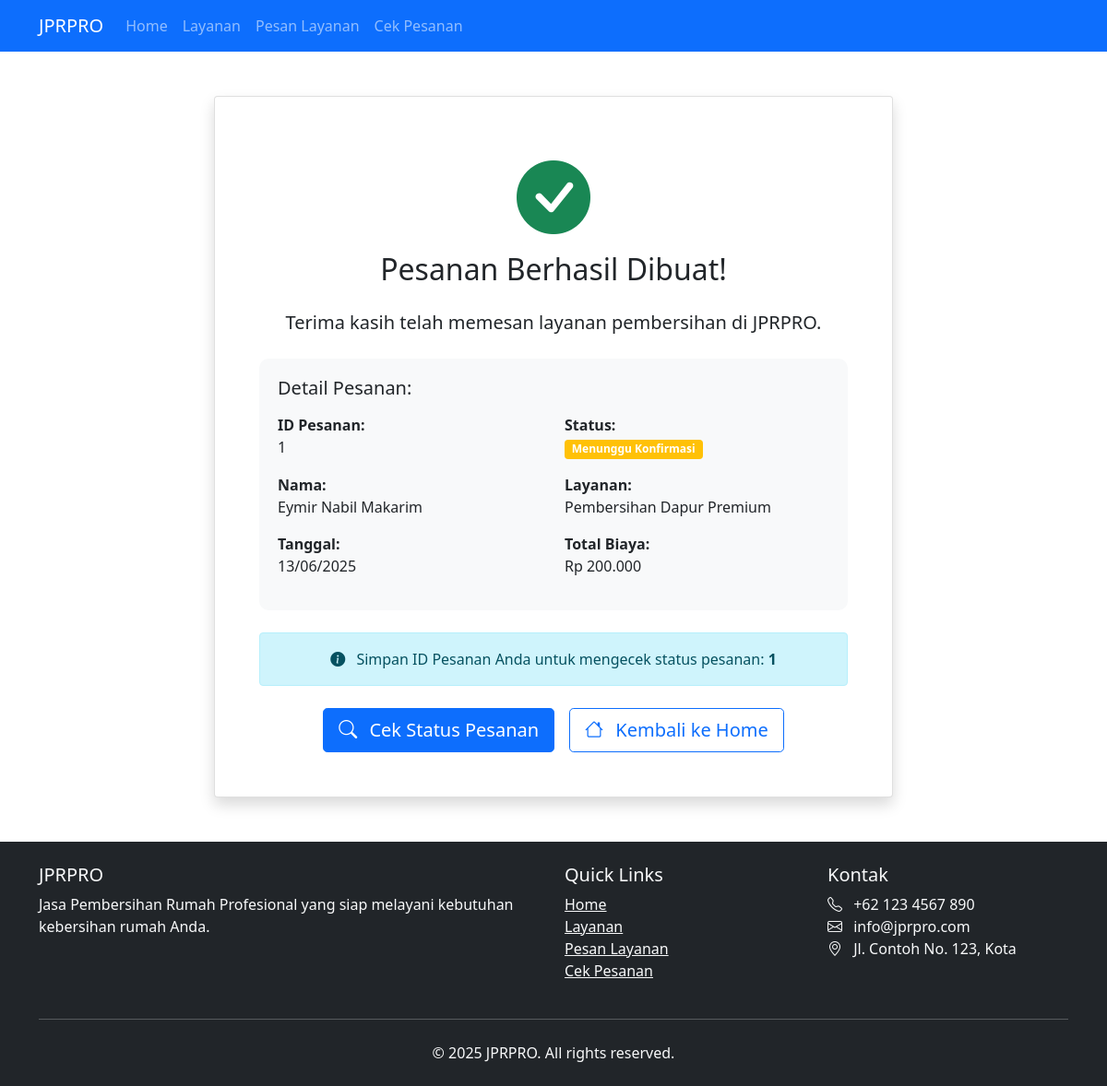
Screenshot of /pesan-sukses.php?id=1 with the database file from the repository.
### tables this page shows
CREATE TABLE `pesanan` (
  `id` int(11) NOT NULL,
  `nama` varchar(100) NOT NULL,
  `alamat` text NOT NULL,
  `nomor_hp` varchar(15) NOT NULL,
  `layanan_id` int(11) NOT NULL,
  `tanggal` date NOT NULL,
  `catatan` text DEFAULT NULL,
  `status` enum('requested','approved','rejected') DEFAULT 'requested'
);

CREATE TABLE `layanan` (
  `id` int(11) NOT NULL,
  `nama_layanan` varchar(100) NOT NULL,
  `jenis_layanan` enum('reguler','premium') NOT NULL,
  `harga` decimal(10,2) NOT NULL,
  `deskripsi` text DEFAULT NULL,
  `gambar` varchar(255) DEFAULT NULL
);

### pesan-sukses.php (the view, shortened to what this page needs)
<?php
require_once 'config/database.php';
$pesanan_id = $_GET['id'] ?? null;
$pesanan = null;
if ($pesanan_id) {
    $stmt = $pdo->prepare('SELECT p.*, l.nama_layanan, l.harga FROM pesanan p JOIN layanan l ON p.layanan_id = l.id WHERE p.id = ?');
    $stmt->execute([$pesanan_id]);
    $pesanan = $stmt->fetch();
}
?>
<!DOCTYPE html>
<html lang="id">
<head>
    <link href="https://cdn.jsdelivr.net/npm/bootstrap@5.1.3/dist/css/bootstrap.min.css" rel="stylesheet">
    <link rel="stylesheet" href="https://cdn.jsdelivr.net/npm/bootstrap-icons@1.7.2/font/bootstrap-icons.css">
</head>
<body>
    <nav class="navbar navbar-expand-lg navbar-dark bg-primary sticky-top">
        <div class="container">
            <a class="navbar-brand" href="index.php">JPRPRO</a>
            <div class="collapse navbar-collapse" id="navbarNav">
                <ul class="navbar-nav me-auto">
                    <li class="nav-item">
                        <a class="nav-link" href="index.php">Home</a>
                    </li>
                    <li class="nav-item">
                        <a class="nav-link" href="layanan.php">Layanan</a>
                    </li>
                    <li class="nav-item">
                        <a class="nav-link" href="pesan.php">Pesan Layanan</a>
                    </li>
                    <li class="nav-item">
                        <a class="nav-link" href="cek-pesanan.php">Cek Pesanan</a>
                    </li>
                </ul>
            </div>
        </div>
    </nav>
    <div class="container py-5">
        <div class="row justify-content-center">
            <div class="col-md-8">
                <div class="card shadow">
                    <div class="card-body text-center p-5">
                        <i class="bi bi-check-circle-fill success-icon mb-4"></i>
                        <h2 class="mb-4">Pesanan Berhasil Dibuat!</h2>
                        <p class="lead mb-4">Terima kasih telah memesan layanan pembersihan di JPRPRO.</p>
                        <div class="order-info text-start mb-4">
                            <h5 class="mb-3">Detail Pesanan:</h5>
                            <div class="row">
                                <div class="col-md-6 mb-3">
                                    <strong>ID Pesanan:</strong><br>
                                    <?php echo $pesanan['id']; ?>
                                </div>
                                <div class="col-md-6 mb-3">
                                    <strong>Status:</strong><br>
                                    <span class="badge bg-warning">Menunggu Konfirmasi</span>
                                </div>
                                <div class="col-md-6 mb-3">
                                    <strong>Nama:</strong><br>
                                    <?php echo htmlspecialchars($pesanan['nama']); ?>
                                </div>
                                <div class="col-md-6 mb-3">
                                    <strong>Layanan:</strong><br>
                                    <?php echo htmlspecialchars($pesanan['nama_layanan']); ?>
                                </div>
                                <div class="col-md-6 mb-3">
                                    <strong>Tanggal:</strong><br>
                                    <?php echo date('d/m/Y', strtotime($pesanan['tanggal'])); ?>
                                </div>
                                <div class="col-md-6 mb-3">
                                    <strong>Total Biaya:</strong><br>
                                    Rp <?php echo number_format($pesanan['harga'], 0, ',', '.'); ?>
                                </div>
                            </div>
                        </div>
                        <div class="alert alert-info" role="alert">
                            <i class="bi bi-info-circle-fill me-2"></i>
                            Simpan ID Pesanan Anda untuk mengecek status pesanan: <strong><?php echo $pesanan['id']; ?></strong>
                        </div>
                        <div class="d-grid gap-2 d-md-flex justify-content-md-center mt-4">
                            <a href="cek-pesanan.php?id=<?php echo $pesanan['id']; ?>" class="btn btn-primary btn-lg me-md-2">
                                <i class="bi bi-search me-2"></i> Cek Status Pesanan
                            </a>
                            <a href="index.php" class="btn btn-outline-primary btn-lg">
                                <i class="bi bi-house me-2"></i> Kembali ke Home
                            </a>
                        </div>
                    </div>
                </div>
            </div>
        </div>
    </div>
    <footer class="bg-dark text-light py-4">
        <div class="container">
            <div class="row">
                <div class="col-md-6">
                    <h5>JPRPRO</h5>
                    <p>Jasa Pembersihan Rumah Profesional yang siap melayani kebutuhan kebersihan rumah Anda.</p>
                </div>
                <div class="col-md-3">
                    <h5>Quick Links</h5>
                    <ul class="list-unstyled">
                        <li><a href="index.php" class="text-light">Home</a></li>
                        <li><a href="layanan.php" class="text-light">Layanan</a></li>
                        <li><a href="pesan.php" class="text-light">Pesan Layanan</a></li>
                        <li><a href="cek-pesanan.php" class="text-light">Cek Pesanan</a></li>
                    </ul>
                </div>
                <div class="col-md-3">
                    <h5>Kontak</h5>
                    <ul class="list-unstyled">
                        <li><i class="bi bi-telephone me-2"></i> +62 123 4567 890</li>
                        <li><i class="bi bi-envelope me-2"></i> info@jprpro.com</li>
                        <li><i class="bi bi-geo-alt me-2"></i> Jl. Contoh No. 123, Kota</li>
                    </ul>
                </div>
            </div>
            <hr class="my-4">
            <div class="text-center">
                <p class="mb-0">&copy; 2025 JPRPRO. All rights reserved.</p>
            </div>
        </div>
    </footer>
</body>
</html>

### pesan-sukses.php (style rules this page uses)
.success-icon { font-size: 5rem; color: #198754; }
.order-info { background-color: #f8f9fa; border-radius: 10px; padding: 20px; }

### rows the page displays
pesanan: id "1", nama "Eymir Nabil Makarim", layanan.nama_layanan "Pembersihan Dapur Premium", tanggal "13/06/2025", layanan.harga "200.000"
